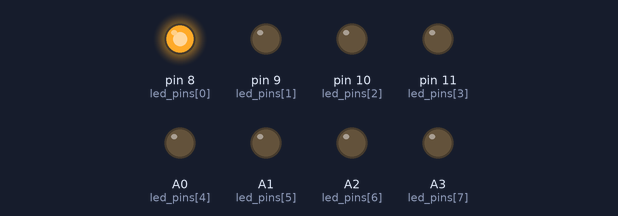
Bench run of a sketch on a simulated Arduino Uno, built with avr-gcc and run on an emulated ATmega328P. On the bench: output pins drawn as LEDs (lit = HIGH).

Above: at 0.6 s.
At 2.5 s:
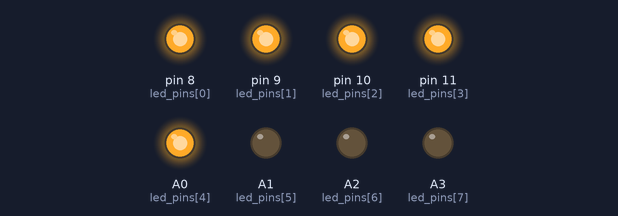
At 3.6 s:
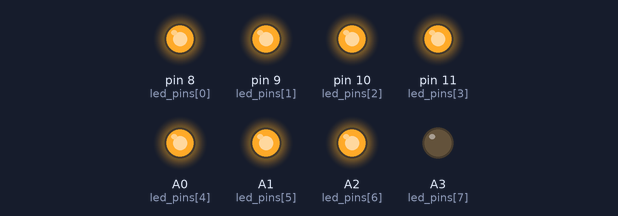
At 4.7 s:
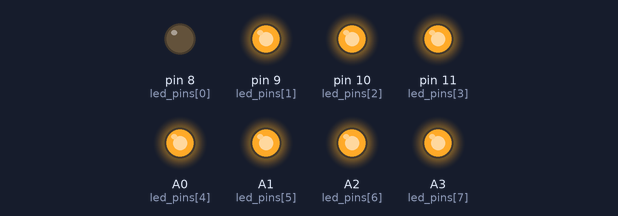
At 7.2 s:
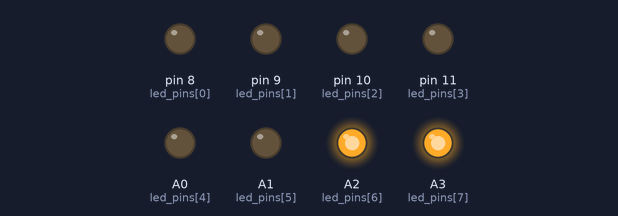
At 10.0 s:
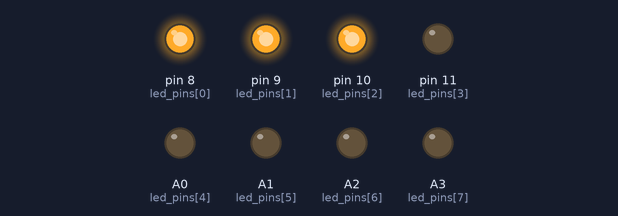
Timing chart, 0 to 10.7 s (numbered marks = the images above):
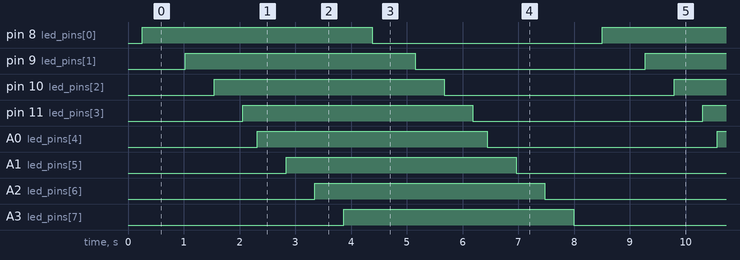

The sketch:

multiple_leds.ino
```cpp
// LEDをつなぐピンを定義
int led_pins[] = {8, 9, 10, 11, A0, A1, A2, A3};
int FADE_TIME = 2;

// 初期化
void setup(){
  int i;

  // LEDのピンを出力に
  for (i=0; i<8; i++) {
    pinMode(led_pins[i], OUTPUT);
  }
}

void loop() {
  int i,j;

  // LEDを暗から明へフェード
  for (j=0; j<8; j++) {
    for (i=0; i<256; i++) {
      analogWrite(led_pins[j], i);
      delay(FADE_TIME);
    }
  }

  // LEDを明から暗へフェード
  for (j=0; j<8; j++) {
    for (i=255; i>-1; i--) {
      analogWrite(led_pins[j], i);
      delay(FADE_TIME);
    }
  }
}
```

Measured:
- by itself, pin 8 (led_pins[0]), pin 9 (led_pins[1]), pin 10 (led_pins[2]), pin 11 (led_pins[3]), A0 (led_pins[4]), A1 (led_pins[5]), A2 (led_pins[6]), A3 (led_pins[7]): alternates HIGH for 4.1 s and LOW for 4.1 s
